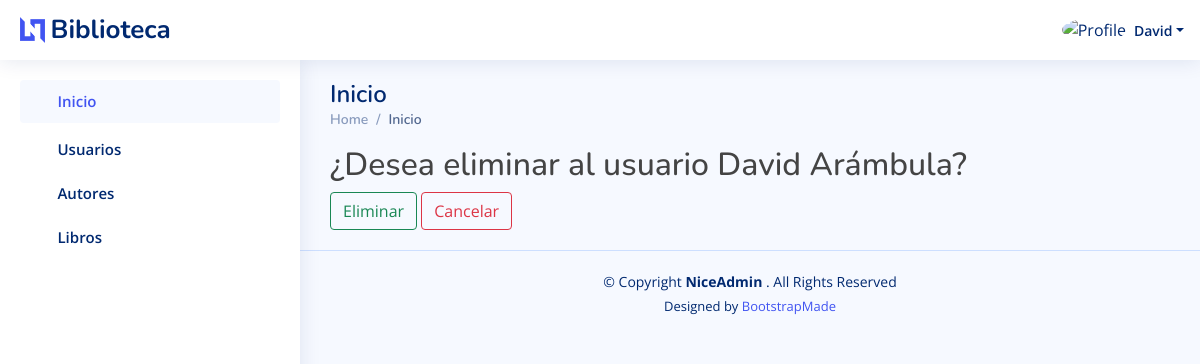
The page /libro/eliminar_autor/1 (signed in) on the database its author committed.
### apps/usuario/models.py (models this page shows, shortened)
class Usuario(AbstractBaseUser):
    username = models.CharField(
        _("Nombre de usuario"), max_length=100, unique=True)
    email = models.EmailField(_("Correo Electrónico"),
                              max_length=254, unique=True)
    nombres = models.CharField(
        _("Nombres"), max_length=200, blank=True, null=True)
    apellidos = models.CharField(
        _("Apellidos"), max_length=200, blank=True, null=True)
    imagen = models.ImageField(
        _("Imagen de perfil"), upload_to='perfil/', max_length=200, blank=True, null=True)
    usuario_activo = models.BooleanField(
        _("Usuario Activo/Inactivo"), default=True)
    usuario_administrador = models.BooleanField(
        _("Admin Activo/Inactivo"), default=False)
    objects = UsuarioManager()
    USERNAME_FIELD = 'username'
    REQUIRED_FIELDS = ['email', 'nombres', 'apellidos']
    @property
    def is_staff(self):
        return self.usuario_administrador

### apps/libro/models.py (models this page shows, shortened)
class Autor(models.Model):
    id = models.AutoField(_("id"), primary_key=True)
    nombre = models.CharField(
        _("Nombre"), max_length=200, blank=False, null=False)
    apellidos = models.CharField(
        _("Apellidos"), max_length=200, blank=False, null=False)
    nacionalidad = models.CharField(
        _("Nacionalidad"), max_length=100, blank=False, null=False)
    descripcion = models.TextField(_("Descripcion"), blank=False, null=False)
    estado = models.BooleanField(_("Estado"), default=True)
    fecha_creacion = models.DateField(
        _("Fecha de creación"), auto_now=True, auto_now_add=False)
    class Meta:
        verbose_name = _("Autor")
        verbose_name_plural = _("Autores")
        ordering = ["nombre"]

### apps/libro/views.py (the view, shortened to what this page needs)
class AutorDeleteView(LoginRequiredMixin, DeleteView):
    model = Autor
    template_name = 'libro/autor/eliminar_autor.html'

### templates/libro/autor/eliminar_autor.html (shortened to what this page needs)
{% extends 'index.html' %}
{% load static %}
{% block body %}
    <h2>¿Desea eliminar al usuario {{ autor.nombre }} {{ autor.apellidos }}?</h2>
    <form method="POST">
        <button type="submit" class="btn btn-outline-success">Eliminar</button>
        <a class="btn btn-outline-danger" href=" {% url 'libro:listar_autor' %} ">Cancelar</a>
    </form>
{% endblock body %}

### templates/index.html (shortened to what this page needs)
<!DOCTYPE html>
{% load static %}
<html lang="es">
    <head>
        <link href="{% static 'biblioteca/assets/vendor/bootstrap/css/bootstrap.min.css' %}" rel="stylesheet">
        <link href="{% static 'biblioteca/assets/vendor/bootstrap-icons/bootstrap-icons.css' %}" rel="stylesheet">
        <link href="{% static 'biblioteca/assets/vendor/boxicons/css/boxicons.min.css' %}" rel="stylesheet">
        <link href="{% static 'biblioteca/assets/vendor/quill/quill.snow.css' %}" rel="stylesheet">
        <link href="{% static 'biblioteca/assets/vendor/quill/quill.bubble.css' %}" rel="stylesheet">
        <link href="{% static 'biblioteca/assets/vendor/remixicon/remixicon.css' %}" rel="stylesheet">
        <link
        href="{% static 'biblioteca/assets/vendor/simple-datatables/style.css' %}" rel="stylesheet">
        <link
        rel="stylesheet" href="{% static 'lib/fontawesome-6/css/all.min.css' %}">
        <link
        href="{% static 'biblioteca/assets/css/style.css' %}" rel="stylesheet">
    </head>
    <body>
        <header id="header" class="header fixed-top d-flex align-items-center">
            <div class="d-flex align-items-center justify-content-between">
                <a href="{% url 'index' %}" class="logo d-flex align-items-center">
                    <img src="{% static 'biblioteca/assets/img/logo.png' %}" alt="">
                    <span class="d-none d-lg-block">Biblioteca</span>
                </a>
                <i class="bi bi-list toggle-sidebar-btn"></i>
            </div>
            <nav class="header-nav ms-auto">
                <ul class="d-flex align-items-center">
                    <li class="nav-item dropdown pe-3">
                        {% if user.is_authenticated %}
                            <a class="nav-link nav-profile d-flex align-items-center pe-0" href="#" data-bs-toggle="dropdown">
                                <img src="{% static 'biblioteca/assets/img/profile-img.jpg' %}" alt="Profile" class="rounded-circle">
                                <span class="d-none d-md-block dropdown-toggle ps-2">
                                    {{ user.username }}</span>
                            </a>
                        {% else %}
                            <a class="nav-link nav-profile d-flex align-items-center pe-0" href="{% url 'login' %}">
                                <i class="fa-solid fa-right-to-bracket"></i>
                                <span class="d-none d-md-block ps-2">
                                    Login</span>
                            </a>
                        {% endif %}
                    </li>
                </ul>
            </nav>
        </header>
        <aside id="sidebar" class="sidebar">
            <ul class="sidebar-nav" id="sidebar-nav">
                <li class="nav-item">
                    <a class="nav-link " href="index.html">
                        <i class="fa-solid fa-house-chimney"></i>
                        <span>Inicio</span>
                    </a>
                </li>
                <li class="nav-item">
                    {% if request.user.is_staff %}
                        <a class="nav-link collapsed" data-bs-target="#components-nav-usuarios" data-bs-toggle="collapse" href="#">
                            <i class="fa-solid fa-users"></i>
                            <span>Usuarios</span>
                            <i class="bi bi-chevron-down ms-auto"></i>
                        </a>
                    {% endif %}
                    <a class="nav-link collapsed" data-bs-target="#components-nav-autor" data-bs-toggle="collapse" href="#">
                        <i class="fa-solid fa-users"></i>
                        <span>Autores</span>
                        <i class="bi bi-chevron-down ms-auto"></i>
                    </a>
                    <a class="nav-link collapsed" data-bs-target="#components-nav-libros" data-bs-toggle="collapse" href="#">
                        <i class="fa-solid fa-book"></i>
                        <span>Libros</span>
                        <i class="bi bi-chevron-down ms-auto"></i>
                    </a>
                </li>
            </ul>
        </aside>
        <main id="main" class="main">
            <div class="pagetitle">
                <h1>Inicio</h1>
                <nav>
                    <ol class="breadcrumb">
                        <li class="breadcrumb-item">
                            <a href="{% url 'index' %}">Home</a>
                        </li>
                        <li class="breadcrumb-item active">Inicio</li>
                    </ol>
                </nav>
            </div>
            <section class="section dashboard">
                <div class="row">
                    {% block body %}{% endblock body %}
                </div>
            </section>
        </main>
        <footer id="footer" class="footer">
            <div class="copyright">
                &copy; Copyright
                <strong>
                    <span>NiceAdmin</span>
                </strong>. All Rights Reserved
            </div>
            <div class="credits">
                Designed by
                    <a href="https://bootstrapmade.com/"> BootstrapMade</a>
            </div>
        </footer>
    </body>
</html>

### static/biblioteca/assets/css/style.css (style rules this page uses)
:root { scroll-behavior: smooth; }
body { font-family: "Open Sans", sans-serif; background: #f6f9ff; color: #444444; }
a { color: #4154f1; text-decoration: none; }
h1, h2, h3, h4, h5, h6 { font-family: "Nunito", sans-serif; }
#main { margin-top: 60px; padding: 20px 30px; transition: all 0.3s; }
.pagetitle { margin-bottom: 10px; }
.pagetitle h1 { font-size: 24px; margin-bottom: 0; font-weight: 600; color: #012970; }
.breadcrumb { font-size: 14px; font-family: "Nunito", sans-serif; color: #899bbd; font-weight: 600; }
.breadcrumb a { color: #899bbd; transition: 0.3s; }
.breadcrumb .breadcrumb-item::before { color: #899bbd; }
.breadcrumb .active { color: #51678f; font-weight: 600; }
.logo { line-height: 1; }
@media (min-width: 1200px) { .logo { width: 280px; } }
.logo img { max-height: 26px; margin-right: 6px; }
.logo span { font-size: 26px; font-weight: 700; color: #012970; font-family: "Nunito", sans-serif; }
.header { transition: all 0.5s; z-index: 997; height: 60px; box-shadow: 0px 2px 20px rgba(1, 41, 112, 0.1); background-color: #fff; padding-left: 20px; }
.header .toggle-sidebar-btn { font-size: 32px; padding-left: 10px; cursor: pointer; color: #012970; }
.header-nav ul { list-style: none; }
.header-nav > ul { margin: 0; padding: 0; }
.header-nav .nav-profile { color: #012970; }
.header-nav .nav-profile img { max-height: 36px; }
.header-nav .nav-profile span { font-size: 14px; font-weight: 600; }
.sidebar { position: fixed; top: 60px; left: 0; bottom: 0; width: 300px; z-index: 996; transition: all 0.3s; padding: 20px; overflow-y: auto; scrollbar-width: thin; scrollbar-color: #aab7cf transparent; box-shadow: 0px 0px 20px rgba(1, 41, 112, 0.1); background-color: #fff; }
@media (min-width: 1200px) { #main, #footer { margin-left: 300px; } }
.sidebar-nav { padding: 0; margin: 0; list-style: none; }
.sidebar-nav li { padding: 0; margin: 0; list-style: none; }
.sidebar-nav .nav-item { margin-bottom: 5px; }
.sidebar-nav .nav-link { display: flex; align-items: center; font-size: 15px; font-weight: 600; color: #4154f1; transition: 0.3; background: #f6f9ff; padding: 10px 15px; border-radius: 4px; }
.sidebar-nav .nav-link i { font-size: 16px; margin-right: 10px; color: #4154f1; }
.sidebar-nav .nav-link.collapsed { color: #012970; background: #fff; }
.sidebar-nav .nav-link.collapsed i { color: #899bbd; }
.sidebar-nav .nav-link .bi-chevron-down { margin-right: 0; transition: transform 0.2s ease-in-out; }
.footer { padding: 20px 0; font-size: 14px; transition: all 0.3s; border-top: 1px solid #cddfff; }
.footer .copyright { text-align: center; color: #012970; }
.footer .credits { padding-top: 5px; text-align: center; font-size: 13px; color: #012970; }

### rows shown on the page
Usuario: username "David"
Autor: nombre "David", apellidos "Arámbula"
